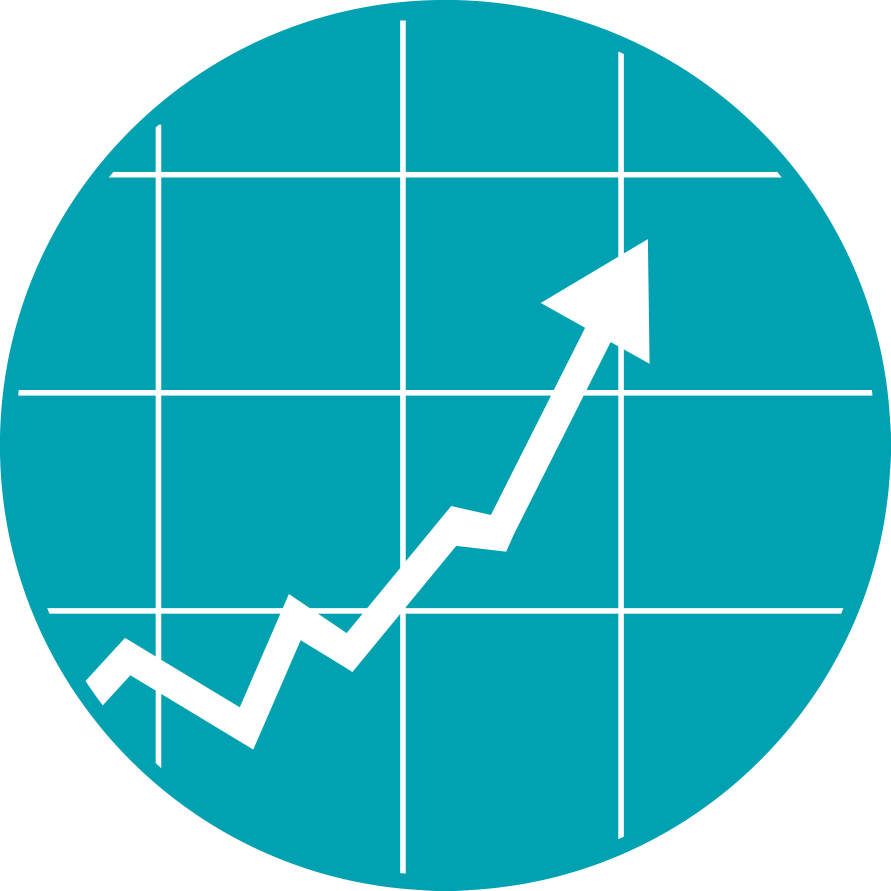
#> input picture Under_100_SimpleApps/Ascii_art/sample_image.png, 2672 x 2672 px (shown at 1/3 size)
$ python make_art.py
#> lines starting #> are read from the running program, lines starting #| are printed output that depends on the picture
#> the answer given: sample_image.png
#> in main, image is the input picture: PIL image 2672x2672 RGBA; mean R, G, B, A 39, 154.5, 166, 200.4
from PIL import Image

# ASCII characters from dark to light
ASCII_CHARS = ["@", "#", "S", "%", "?", "*", "+", ";", ":", ",", "."]

def scale_image(image, new_width=100):
#> called with new_width = 100
    (original_width, original_height) = image.size
#> original_width = 2672; original_height = 2672
    aspect_ratio = original_height/float(original_width)
#> aspect_ratio = 1
    new_height = int(aspect_ratio * new_width)
#> new_height = 100
    new_image = image.resize((new_width, new_height))
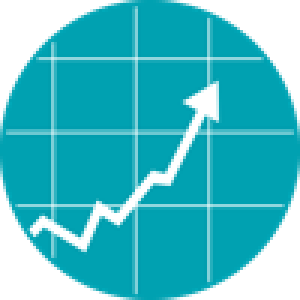
#> new_image: PIL image 100x100 RGBA (shown 3 times larger); mean R, G, B, A 18, 136, 147.7, 200.4; transparent parts drawn white
    return new_image

def convert_to_grayscale(image):
    return image.convert("L")
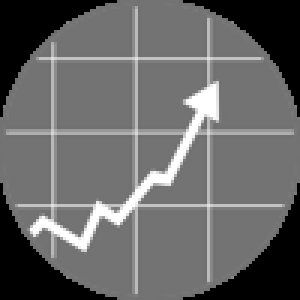
#> returned value: PIL image 100x100 L (shown 3 times larger); min 0, max 255, mean 102.2

def map_pixels_to_ascii(image, range_width=25):
#> called with range_width = 25
    pixels = image.getdata()
    ascii_str = ""
    for pixel_value in pixels:
        ascii_str += ASCII_CHARS[pixel_value//range_width]
#> this loop made 10000 passes
#> (pixel_value, ascii_str) on passes 2 to 4: (0, '@@'), (0, '@@@'), (0, '@@@@')
    return ascii_str

def convert_image_to_ascii(image):
    image = scale_image(image)
    image = convert_to_grayscale(image)

    ascii_str = map_pixels_to_ascii(image)
    img_width = image.width
#> img_width = 100
    ascii_str_len = len(ascii_str)
#> ascii_str_len = 10000
    ascii_img = ""
    for i in range(0, ascii_str_len, img_width):
        ascii_img += ascii_str[i:i+img_width] + "\n"
    return ascii_img

def main(image_path):
    try:
        image = Image.open(image_path)
    except Exception as e:
        print(e)
        return

    ascii_img = convert_image_to_ascii(image)
    print(ascii_img)

if __name__ == "__main__":
    image_path = input("Enter image path: ")
    main(image_path)
